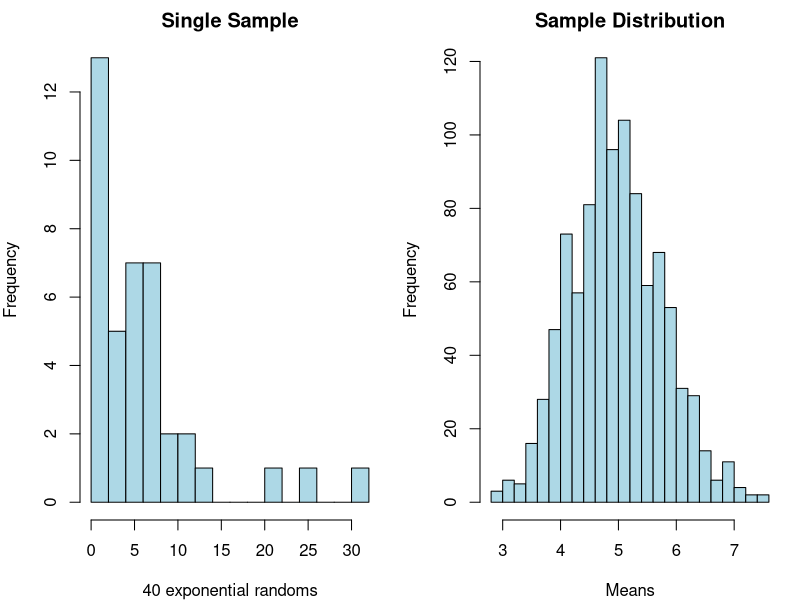
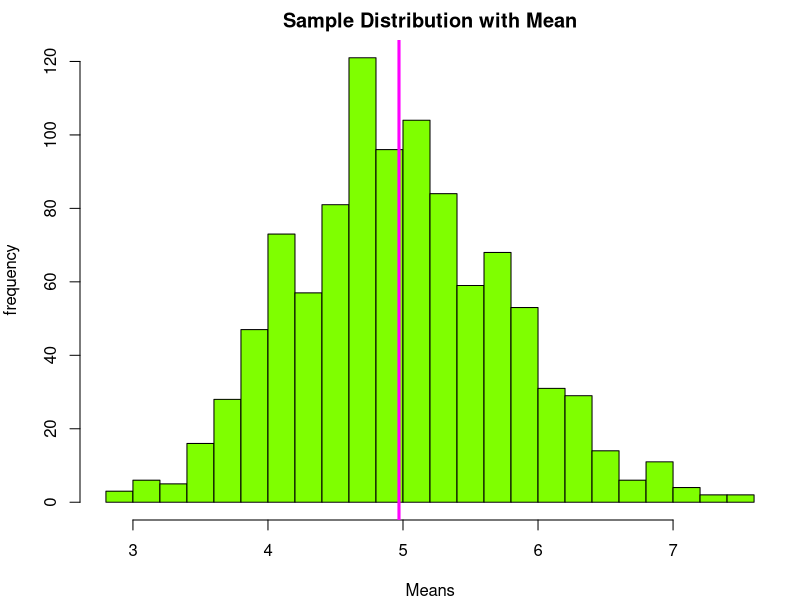
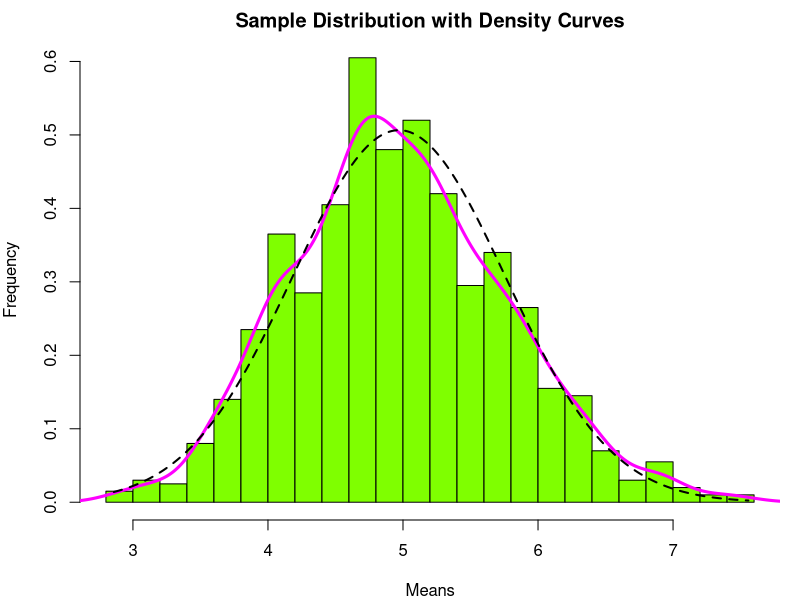

Reproduce these figures in R, in order. (Note: this script raises an error after producing the figures.)
## Statistical Inference

# Part I; Simulation

set.seed(301)

lambda<-0.2; # given parameters
n<-40

Ksims<-NULL; # using code from the example provided
for (i in 1 : 1000) Ksims = c(Ksims, mean(rexp(n, lambda)))

par(mfrow=c(1,2), mar=c(4,4,2,1))
singlesample<-rexp(n, lambda)
hist(singlesample, breaks=20, main="Single Sample", col="lightblue", xlab="40 exponential randoms")

hist(Ksims, col="lightblue", breaks=20, main="Sample Distribution", xlab="Means")

# Question 1. Show the sample mean and compare it to the theoretical mean of the distribution.
# The theoretical sample mean is 1/lambda. We set lambda to 0.2, so the theoretical sample mean is 1/.2 = 5. 
mean(Ksims)
# Indeed, the sample mean is approximately the theoretical mean. The central limit theorem suggests that when n is large enough, the mean of the sample mean should approach the true mean.

par(mfrow=c(1,1))
hist(Ksims, col="chartreuse", breaks=20, main="Sample Distribution with Mean", xlab="Means", ylab="frequency")
abline(v=mean(Ksims), lwd=3, col="magenta")
# Here, the pink verticle line shown here represents the sample mean; we see that it is approximately 5
 

# Question 2. Show how variable the sample is (via variance) and compare it to the theoretical variance of the distribution.

# The distribution of means varies widely, but are centered at the sample mean.
range(Ksims)
# The theoretical variance of any given random sample is (1/lambda)^2 = 25; the theoretical variance of the sample mean (standard error squared) is 
((1/lambda)/sqrt(n))^2
       
# Lets compare this to our simulation
var(Ksims)

# We see that these are *vary* similar. Like with the theoretical and observed mean, the central limit theorem would suggest that when n is large enough the observed variance should approach the true variance.


# Question 3. Show that the distribution is approximately normal

# Finally, the central limit theorem suggests that the sample mean is normally distributed. We can show the density curve of our simulated means vs. a theoretical normal 

hist(Ksims, prob=TRUE, col="chartreuse", breaks=20, main="Sample Distribution with Density Curves", xlab="Means", ylab="Frequency")

# First With our simulated density curve
lines(density(Ksims), col="magenta", lwd=3, lty=1)

# And with a theoretically normal density curve (see http://www.statmethods.net/graphs/density.html)
xfit<-seq(min(Ksims),max(Ksims),length=n^2)
yfit<-dnorm(xfit, mean=mean(Ksims),sd=sd(Ksims))
lines(xfit, yfit, col="black", lty=2, lwd=2)

# It appears our sample distribution is approximately normal


## Part 2

library(datasets)
data(ToothGrowth)

str(ToothGrowth)
summary(ToothGrowth$len); # We'll be interested to test variation in tooth length by type of supplement and by dose

# Descriptives
with(ToothGrowth, tapply(len, supp, mean))
with(ToothGrowth, tapply(len, dose, mean))

# 3-way Crosstab
xtabs(len/10~supp+dose, data=ToothGrowth) # taking advantage of the fact that there are exactly 10 observations in each supp+dose category (i.e, to get the means)

with(ToothGrowth, t.test(len[supp=="OJ"], len[supp=="VC"]))
with(ToothGrowth, t.test(len[dose==.5], len[dose==1]))
with(ToothGrowth, t.test(len[dose==1], len[dose==2]))

OJ<-ToothGrowth[supp=="OJ",]
with(OJ, t.test(len[dose==.5], len[dose==1]))
with(OJ, t.test(len[dose==1], len[dose==2]))
VC<-ToothGrowth[supp=="VC",]
with(VC, t.test(len[dose==.5], len[dose==1]))
with(VC, t.test(len[dose==1], len[dose==2]))

low<-ToothGrowth[dose==.5,]
with(low, t.test(len[supp=="OJ"], len[supp=="VC"]))
mid<-ToothGrowth[dose==1,]
with(mid, t.test(len[supp=="OJ"], len[supp=="VC"]))
high<-ToothGrowth[dose==2,]
with(high, t.test(len[supp=="OJ"], len[supp=="VC"]))